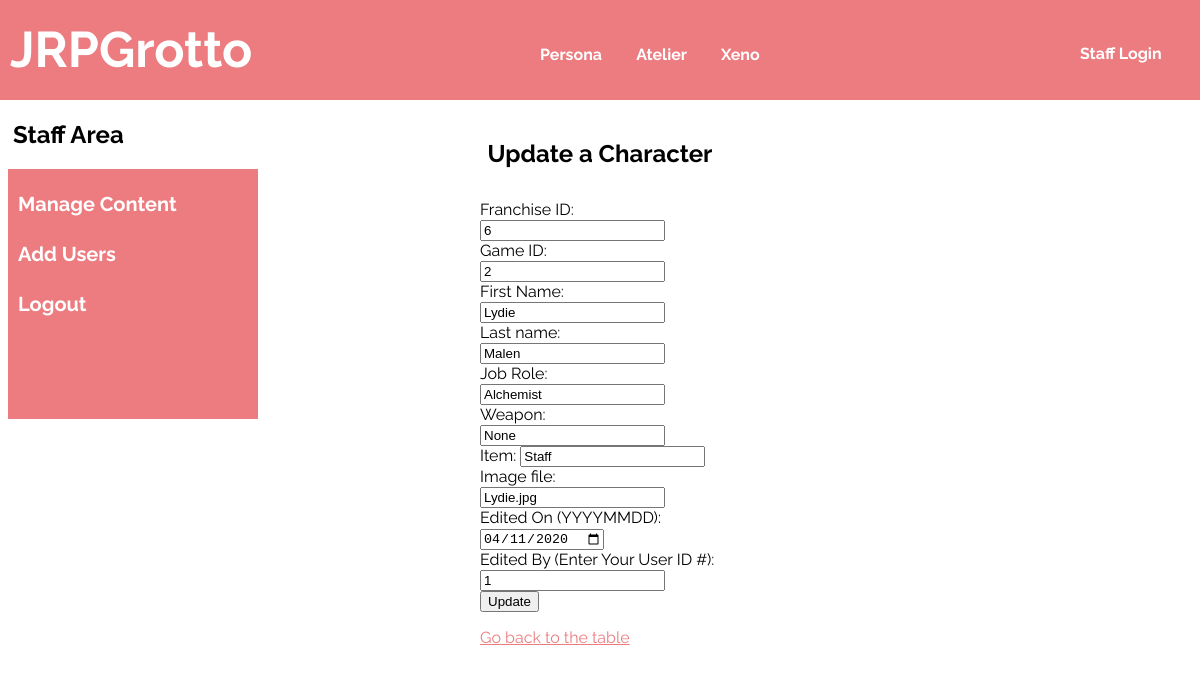
The page /content/update/character/update_entry_character.php?ID=4 (signed in) on the database its author committed.
### tables this page shows
CREATE TABLE `character_profiles` (
  `id` int(11) NOT NULL,
  `jrpg_id` int(11) DEFAULT NULL,
  `game_id` int(11) DEFAULT NULL,
  `first_name` varchar(255) DEFAULT NULL,
  `last_name` varchar(255) DEFAULT NULL,
  `job_role` varchar(255) DEFAULT NULL,
  `weapon` varchar(255) DEFAULT NULL,
  `item` varchar(255) DEFAULT NULL,
  `image_file` varchar(255) DEFAULT NULL,
  `posted` date DEFAULT NULL,
  `author` int(11) DEFAULT NULL
);

### content/update/character/update_entry_character.php (the view, shortened to what this page needs)
<!DOCTYPE HTML>
<html lang="en">
    <?php
        require '../../../utilities/config.php';
        $id = null;
        if (!empty($_GET['ID'])) {
            $id = $_REQUEST['ID'];
        }
    ?>
    <head>
        <link rel="stylesheet" type="text/css" href="../../../utilities/styles.css" />
    </head>
    <body>
        <div class="header">
            <div class="jrpgrotto">
                <a href="../../../index.php">JRPGrotto</a>
            </div>
            <div class="nav">
                <a href="#">Persona</a>
                <a href="#">Atelier</a>
                <a href="#">Xeno</a>
            </div>
            <div class="staffnav">
                <a href="../../../login.php">Staff Login</a>
            </div>
        </div>
        <div class="staffareatitle">
            <h2>Staff Area</h2>
        </div>
        <div class="staffareanav">
            <a href="../../content.php">Manage Content</a><br>
            <a href="../../../users/users.php">Add Users</a><br>
            <a href="../../../logout.php">Logout</a><br>
        </div>
        <div class="managecontenttitle">
            <center>
                <h2>Update a Character</h2>
            </center>
        </div>
        <h2>Edit An Entry</h2>
        <div class="contentform">
            <form method="post" action="update_entry_character.php?ID=<?php echo $id?>">
            <div class="<?php echo !empty($jrpg_idError)?'error':'';?>">
                <label>Franchise ID:</label>
                <input type="text" name="jrpg_id" value="<?php
                $stmt = $db_conn->query('SELECT ID, jrpg_id FROM character_profiles');
                while($row = $stmt->fetch()) {
                echo
                $row['jrpg_id'];}?>">
                <?php if (!empty($jrpg_idError)): ?>
                <span><?php echo $jrpg_idError;?></span>
                <?php endif; ?><br>
            </div>
            <div class="<?php echo !empty($game_idError)?'error':'';?>">
                <label>Game ID:</label>
                <input type="text" name="game_id" value="<?php
                $stmt = $db_conn->query('SELECT ID, game_id FROM character_profiles');
                while($row = $stmt->fetch()) {
                echo
                $row['game_id'];}?>">
                <?php if (!empty($game_idError)): ?>
                <span><?php echo $game_idError;?></span>
                <?php endif; ?><br>
            </div>
            <div class="<?php echo !empty($first_nameError)?'error':'';?>">
                <label>First Name:</label>
                <input type="text" name="first_name" value="<?php
                $stmt = $db_conn->query('SELECT ID, first_name FROM character_profiles');
                while($row = $stmt->fetch()) {
                echo
                $row['first_name'];}?>">
                <?php if (!empty($first_nameError)): ?>
                <span><?php echo $first_nameError;?></span>
                <?php endif; ?><br>
            </div>
            <div class="<?php echo !empty($last_nameError)?'error':'';?>">
                <label>Last name:</label><br>
                <input type="text" name="last_name" value="<?php
                $stmt = $db_conn->query('SELECT ID, last_name FROM character_profiles');
                while($row = $stmt->fetch()) {
                echo
                $row['last_name'];}?>">
                <?php if (!empty($last_nameError)): ?>
                <span><?php echo $last_nameError;?></span>
                <?php endif; ?><br>
            </div>
            <div class="<?php echo !empty($job_roleError)?'error':'';?>">
                <label>Job Role:</label><br>
                <input type="text" name="job_role" value="<?php
                $stmt = $db_conn->query('SELECT ID, job_role FROM character_profiles');
                while($row = $stmt->fetch()) {
                echo
                $row['job_role'];}?>">
                <?php if (!empty($job_roleError)): ?>
                <span><?php echo $job_roleError;?></span>
                <?php endif; ?><br>
            </div>
            <div class="<?php echo !empty($weaponError)?'error':'';?>">
                <label>Weapon:</label>
                <input type="text" name="weapon" value="<?php
                $stmt = $db_conn->query('SELECT ID, weapon FROM character_profiles');
                while($row = $stmt->fetch()) {
                echo
                $row['weapon'];}?>">
                <?php if (!empty($weaponError)): ?>
                <span><?php echo $weaponError;?></span>
                <?php endif; ?><br>
            </div>
            <div class="<?php echo !empty($itemError)?'error':'';?>">
                <label>Item:</label>
                <input type="text" name="item" value="<?php
                $stmt = $db_conn->query('SELECT ID, item FROM character_profiles');
                while($row = $stmt->fetch()) {
                echo
                $row['item'];}?>">
                <?php if (!empty($itemError)): ?>
                <span><?php echo $itemError;?></span>
                <?php endif; ?><br>
            </div>
            <div class="<?php echo !empty($image_fileError)?'error':'';?>">
                <label>Image file:</label>
                <input type="text" name="image_file" value="<?php
                $stmt = $db_conn->query('SELECT ID, image_file FROM character_profiles');
                while($row = $stmt->fetch()) {
                echo
                $row['image_file'];}?>">
                <?php if (!empty($image_fileError)): ?>
                <span><?php echo $image_fileError;?></span>
                <?php endif; ?><br>
            </div>
            <div class="<?php echo !empty($postedError)?'error':'';?>">
                <label>Edited On (YYYYMMDD):</label>
                <input type="date" name="posted" value="<?php
                $stmt = $db_conn->query('SELECT ID, posted FROM character_profiles');
                while($row = $stmt->fetch()) {
                echo
                $row['posted'];}?>">
                <?php if (!empty($postedError)): ?>
                <span><?php echo $postedError;?></span>
                <?php endif; ?><br>
            </div>
            <div class="<?php echo !empty($authorError)?'error':'';?>">
                <label>Edited By (Enter Your User ID #):</label>
                <input type="text" name="author" value="<?php
                $stmt = $db_conn->query('SELECT ID, author FROM character_profiles');
                while($row = $stmt->fetch()) {
                echo
                $row['author'];}?>">
                <?php if (!empty($authorError)): ?>
                <span><?php echo $authorError;?></span>
                <?php endif; ?><br>
            </div>
            <input type="submit" name="Update" value="Update">
        </form>
        <p><a href="character_update.php">Go back to the table</a></p>
        </div>
    </body>
</html>

### utilities/styles.css (style rules this page uses)
body { background-color: #fff; color: #000; font-family: raleway, helvetica, sans-serif; }
a { color: #ec7c80; }
.header { background-color: #ec7c80; color: #fff; width: 100%; position: absolute; top: 0px; left: 0px; height: 100px; }
.jrpgrotto a { color: #fff; text-decoration: none; font-weight: bold; font-size: 50px; position: absolute; top: 20px; left: 10px; }
.nav { word-spacing: 30px; }
.nav a { color: #fff; text-decoration: none; font-weight: bold; position: relative; left: 45%; top: 45px; }
.staffnav a { color: #fff; text-decoration: none; font-weight: bold; position: relative; left: 90%; top: 25px; }
.staffareatitle h2 { position: relative; top: 100px; left: 5px; }
.staffareanav { background-color: #ec7c80; position: relative; top: 100px; width: 250px; height: 250px; }
.staffareanav a { color: #fff; text-decoration: none; font-weight: bold; position: relative; left: 10px; top: 10px; font-size: 20px; line-height: 50px; }
.managecontenttitle { position: relative; bottom: 200px; }
.contentform { background-color: #fff; position: absolute; top: 200px; left: 40%; width: 250px; height: 300px; line-height: 20px; }

### rows shown on the page
character_profiles: jrpg_id "6", game_id "2", first_name "Lydie", last_name "Malen", job_role "Alchemist", weapon "None", item "Staff", image_file "Lydie.jpg", posted "04/11/2020", author "1"
